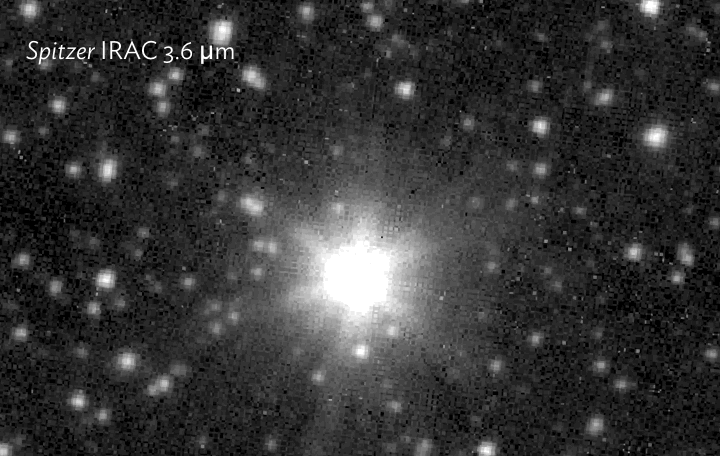
#> input picture irac_jwst_comparison.png, 720 x 456 px, given in place of 52061788279_3eecae882b_o.png, which was not available
$ jupyter execute --allow-errors align-miri.ipynb   (text cells are left out)
#> lines starting #> are read from the running program, lines starting #| are printed output that depends on the picture
[cell 1]
import numpy as np
import matplotlib.pyplot as plt
import os

import astropy.wcs as pywcs
import astropy.io.fits as pyfits
from skimage.transform import SimilarityTransform

import sep

import tristars.match
from grizli import utils, catalog, prep
import grizli.ds9

#> (the rest of this cell did not finish here and is left out)

#> (a cell that did not finish here is left out)

[cell 3]
if not os.path.exists('52061788279_3eecae882b_o.png'):
    os.system('wget "https://live.staticflickr.com/65535/52061788279_3eecae882b_o.png"')

mir = np.flipud(plt.imread('52061788279_3eecae882b_o.png'))
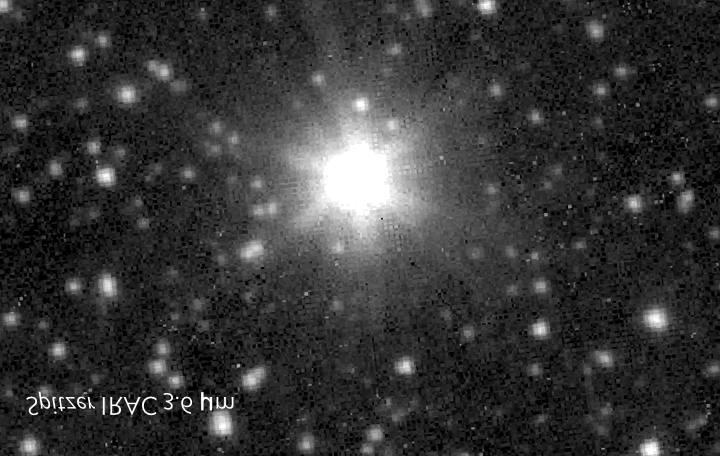
#> mir: shape (456, 720, 4) float32; mean R, G, B, A 0.209, 0.209, 0.209, 1
plt.imshow(mir, origin='lower')
plt.xlim(1250, 1350)
plt.ylim(750, 850)

miri = mir.sum(axis=2)

# First guess based on a single star
#> (the rest of this cell did not finish here and is left out)


$ run again, on zoom_irac.png
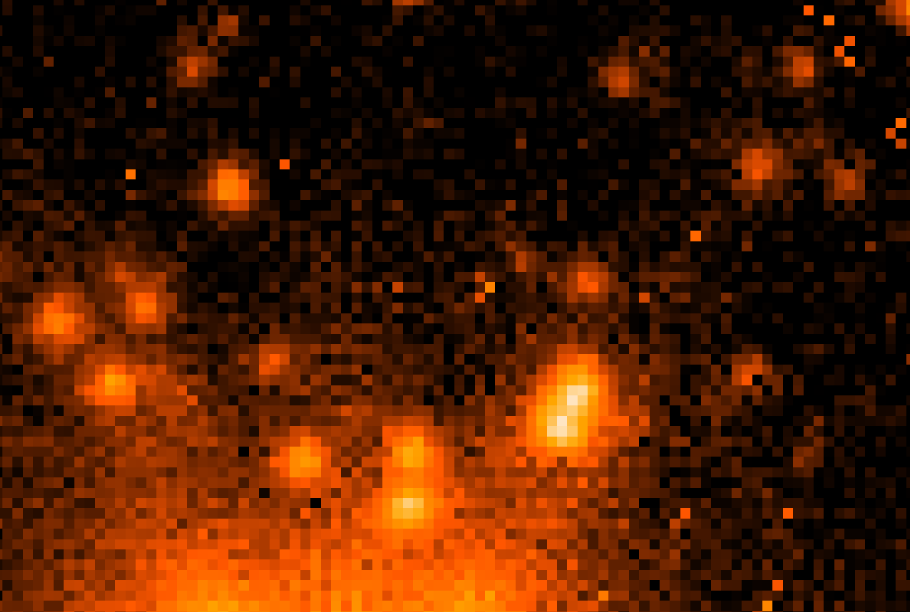
#> input picture zoom_irac.png, 2730 x 1836 px, given in place of 52061788279_3eecae882b_o.png, which was not available (shown at 1/3 size)
#> `mir = np.flipud(plt.imread('52061788279_3eecae882b_o.png'))`:
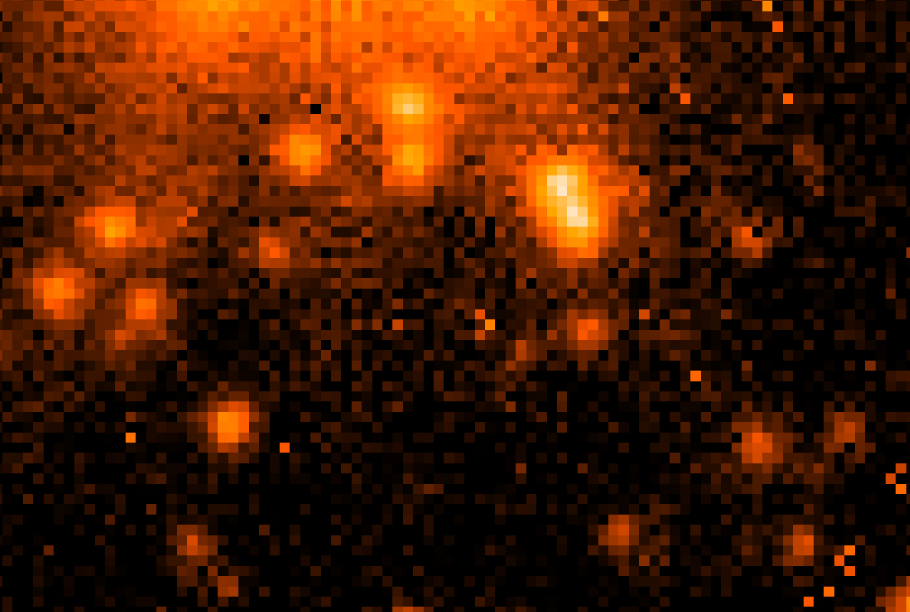
#> mir: shape (1836, 2730, 4) float32 (shown at 1/3 size); mean R, G, B, A 0.292, 0.108, 0.00169, 1
#> `miri = mir.sum(axis=2)`:
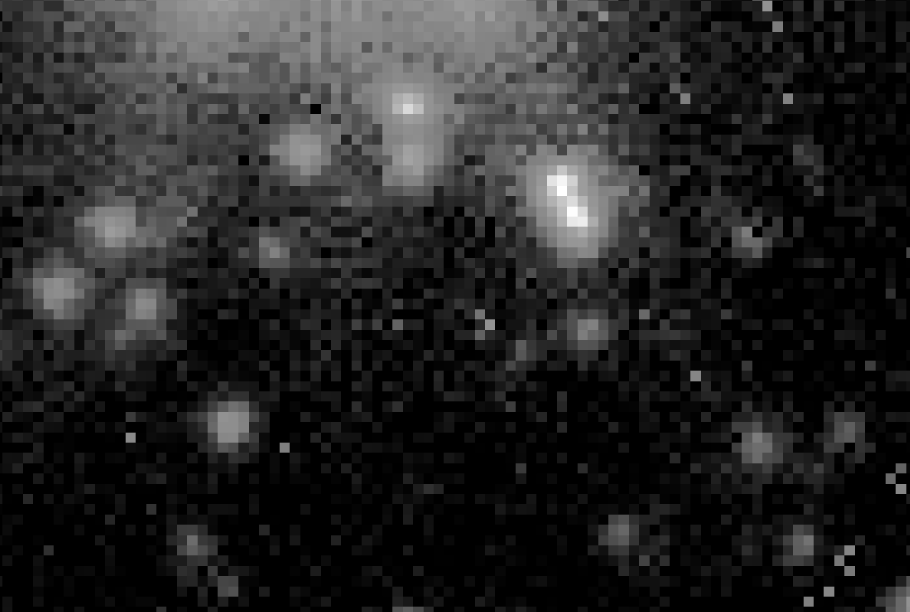
#> miri: shape (1836, 2730) float32 (shown at 1/3 size); min 1, max 3.66, mean 1.4; drawn with min black and max white
